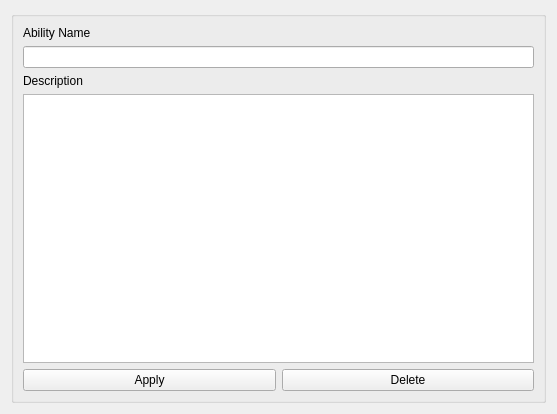
<?xml version="1.0" encoding="UTF-8"?>
<ui version="4.0">
 <class>Form</class>
 <widget class="QWidget" name="Form">
  <property name="geometry">
   <rect>
    <x>0</x>
    <y>0</y>
    <width>557</width>
    <height>414</height>
   </rect>
  </property>
  <property name="windowTitle">
   <string>Form</string>
  </property>
  <layout class="QGridLayout" name="gridLayout">
   <item row="0" column="0">
    <widget class="QGroupBox" name="ability_dialogue_groupbox">
     <property name="title">
      <string/>
     </property>
     <layout class="QVBoxLayout" name="verticalLayout">
      <item>
       <widget class="QLabel" name="ability_name_label">
        <property name="text">
         <string>Ability Name</string>
        </property>
       </widget>
      </item>
      <item>
       <widget class="QLineEdit" name="ability_name_edit"/>
      </item>
      <item>
       <widget class="QLabel" name="ability_description_label">
        <property name="text">
         <string>Description</string>
        </property>
       </widget>
      </item>
      <item>
       <widget class="QTextEdit" name="ability_description_edit"/>
      </item>
      <item>
       <layout class="QHBoxLayout" name="horizontalLayout">
        <item>
         <widget class="QPushButton" name="apply_ability_pushbutton">
          <property name="text">
           <string>Apply</string>
          </property>
         </widget>
        </item>
        <item>
         <widget class="QPushButton" name="delete_ability_pushbutton">
          <property name="text">
           <string>Delete</string>
          </property>
         </widget>
        </item>
       </layout>
      </item>
     </layout>
    </widget>
   </item>
  </layout>
 </widget>
 <resources/>
 <connections/>
</ui>
